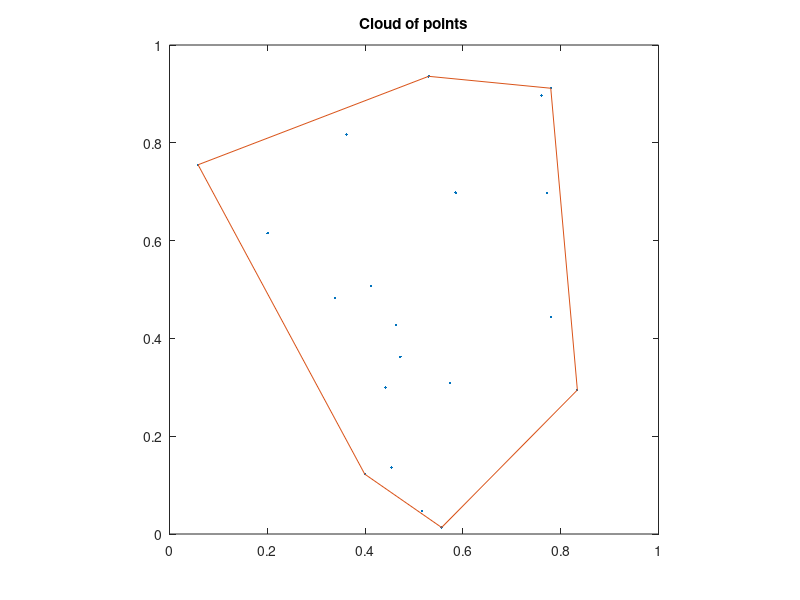

Write MATLAB code to recreate this figure.
%% clear the workspace
clc; close all; clearvars;
%% Definition of the function of the orientation of 3 points : 
orient = @(px,py,qx,qy, rx, ry) sign((qx - px) * (ry - py) - (rx - px) * (qy - py));
%% Random cloud of points in [0,1]²
n = 20;
points = rand(2,n);
%% Display the cloud of points
figure;
plot(points(1,:), points(2,:), '.');
axis square;
axis equal;
title("Cloud of points");
axis([0 1 0 1]); hold on;
%% 
% To simplify the writing of the algorithm, we will only construct the upper convex hull 
% a second pass of the algorithm will provide us with the lower convex hull

%% The upper convex hull
[sortedPoints, sortedIndex] = sort(points(1,:)); % sort the points by increasing x values
CvxHull = zeros(1,n);
CH(1) = sortedIndex(1);
CH(2) = sortedIndex(2);
%{
When a new point pi is considered considered, two cases can arise:
1 • the new point forms a right turn with respect to the last segment of the upper convex hull: 
the convexity is preserved preserved, the point integrates the convex hull.

2 • the new point forms a left turn with respect to the last segment of the upper
convex hull: the convex hull must be updated. Some points must be removed
from the current (upper) convex hull.

In the case of a left turn, the current convex hull is updated by progressively removing
the points pi−1, pi−2, pi−k+1 until the triplet (pi−k−1, pi−k, pi) forms a right turn, or
there is only one point left in the convex envelope. We can then add the point pi.
%}

top = 2;
for k = 3:n
    nextPoint = sortedIndex(k);
    % while it is a left turn and top >= 2
    while (top >= 2) && (orient( points(1, CH(top - 1)), points(2, CH(top - 1)), points(1, CH(top)), points(2, CH(top)), points(1, nextPoint), points(2, nextPoint))>=0)
        top = top - 1;
    end
    %%end
    top = top + 1;
    CH(top) = nextPoint;
end

%% The lower convex hull
% inversed sortedIndex
sortedIndex = sortedIndex(end:-1:1);
top = top + 1;
CH(top) = sortedIndex(2);
for k = 3:n
    nextPoint = sortedIndex(k);
    % while it is a left turn and top >= 2
    while (top >= 2) && (orient( points(1, CH(top - 1)), points(2, CH(top - 1)), points(1, CH(top)), points(2, CH(top)), points(1, nextPoint), points(2, nextPoint))>=0)
        top = top - 1;
    end
    %%end
    top = top + 1;
    CH(top) = nextPoint;
end

%% Plot
hold on;
plot(points(1,CH(1:top)), points(2,CH(1:top)));







